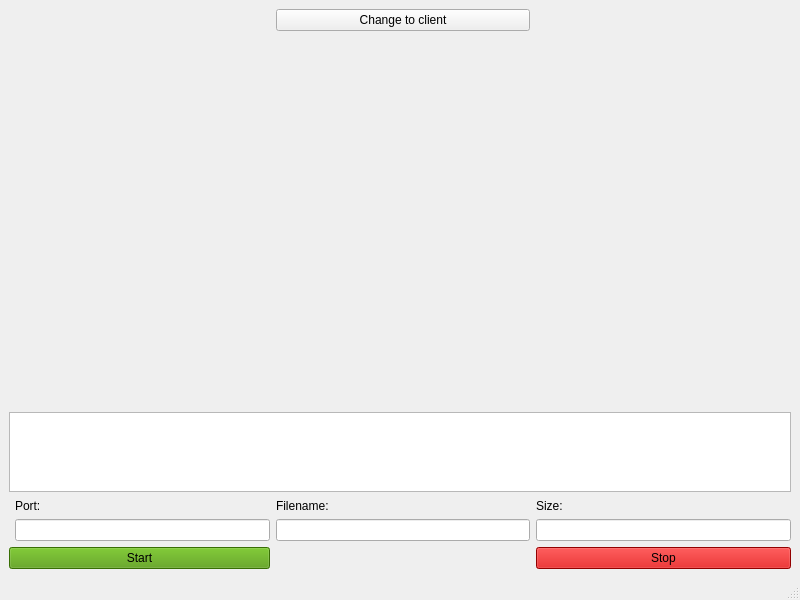
<?xml version="1.0" encoding="UTF-8"?>
<ui version="4.0">
 <class>server_window</class>
 <widget class="QMainWindow" name="server_window">
  <property name="geometry">
   <rect>
    <x>0</x>
    <y>0</y>
    <width>800</width>
    <height>600</height>
   </rect>
  </property>
  <property name="windowTitle">
   <string>SpeedTest(server)</string>
  </property>
  <widget class="QWidget" name="centralwidget">
   <layout class="QHBoxLayout" name="horizontalLayout">
    <item>
     <layout class="QGridLayout" name="gridLayout">
      <item row="2" column="0" colspan="4">
       <widget class="QTextEdit" name="console">
        <property name="maximumSize">
         <size>
          <width>16777215</width>
          <height>80</height>
         </size>
        </property>
       </widget>
      </item>
      <item row="4" column="3">
       <widget class="QLineEdit" name="entered_size"/>
      </item>
      <item row="5" column="3">
       <widget class="QPushButton" name="stop_button">
        <property name="styleSheet">
         <string notr="true">background-color: rgb(204, 0, 0);</string>
        </property>
        <property name="text">
         <string>Stop</string>
        </property>
       </widget>
      </item>
      <item row="4" column="1">
       <widget class="QLineEdit" name="entered_port"/>
      </item>
      <item row="3" column="2">
       <widget class="QLabel" name="filename_label">
        <property name="maximumSize">
         <size>
          <width>16777215</width>
          <height>15</height>
         </size>
        </property>
        <property name="text">
         <string>Filename:</string>
        </property>
       </widget>
      </item>
      <item row="4" column="2">
       <widget class="QLineEdit" name="entered_filename"/>
      </item>
      <item row="3" column="3">
       <widget class="QLabel" name="size_label">
        <property name="maximumSize">
         <size>
          <width>16777215</width>
          <height>15</height>
         </size>
        </property>
        <property name="text">
         <string>Size:</string>
        </property>
       </widget>
      </item>
      <item row="1" column="0" colspan="4">
       <widget class="QWidget" name="graph_field" native="true"/>
      </item>
      <item row="3" column="1">
       <widget class="QLabel" name="port_label">
        <property name="maximumSize">
         <size>
          <width>16777215</width>
          <height>15</height>
         </size>
        </property>
        <property name="text">
         <string>Port:</string>
        </property>
       </widget>
      </item>
      <item row="5" column="0" colspan="2">
       <widget class="QPushButton" name="start_button">
        <property name="styleSheet">
         <string notr="true">background-color: rgb(78, 154, 6);</string>
        </property>
        <property name="text">
         <string>Start</string>
        </property>
       </widget>
      </item>
      <item row="0" column="2">
       <widget class="QPushButton" name="change_to_client_button">
        <property name="maximumSize">
         <size>
          <width>400</width>
          <height>16777215</height>
         </size>
        </property>
        <property name="text">
         <string>Change to client</string>
        </property>
       </widget>
      </item>
     </layout>
    </item>
   </layout>
  </widget>
  <widget class="QMenuBar" name="menubar">
   <property name="geometry">
    <rect>
     <x>0</x>
     <y>0</y>
     <width>800</width>
     <height>22</height>
    </rect>
   </property>
  </widget>
  <widget class="QStatusBar" name="statusbar"/>
 </widget>
 <resources/>
 <connections/>
</ui>
